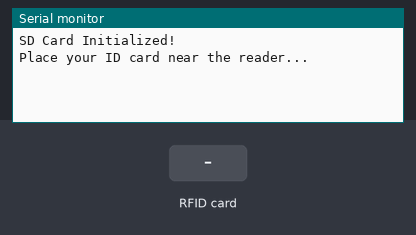
The sketch below on a simulated Arduino Uno, built with avr-gcc and run on an emulated ATmega328P. Shown: the last lines printed to the serial monitor. Inputs (shaded band) come from the test bench. Storage starts empty.

Above: at 1.2 s.
1.3 s: RFID card 5E 7A 19 C4 held to the reader
At 2.3 s:
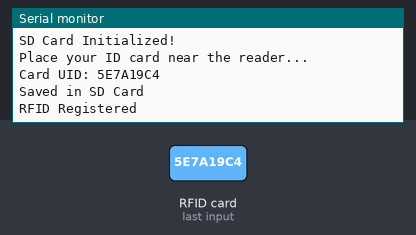
2.8 s: RFID card 5E 7A 19 C4 held to the reader
At 3.9 s:
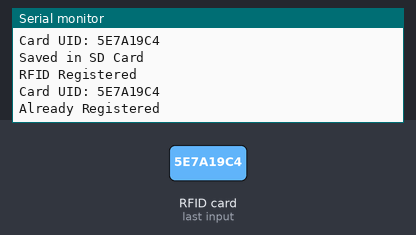

Measured:
- after the input at 1.3 s, the serial monitor: prints a new line at once (image 1)
- after the input at 2.8 s, the serial monitor: prints a new line after 0.05 s (image 2)

The sketch:

Code.ino
```cpp
#include <SPI.h>
#include <MFRC522.h>
#include <SD.h>

#define RST_PIN 9      // Reset pin for RFID
#define SS_PIN 10      // SS pin for RFID
#define SD_CS 4        // Chip select for SD card

MFRC522 rfid(SS_PIN, RST_PIN);  // Create RFID instance
String uid = "";

void setup() {
  Serial.begin(9600);
  SPI.begin();
  rfid.PCD_Init();

  if (!SD.begin(SD_CS)) {
    Serial.println("SD Card initialization failed!");
    return;
  }
  Serial.println("SD Card Initialized!");

  Serial.println("Place your ID card near the reader...");
}

void loop() {
  if (!rfid.PICC_IsNewCardPresent()) {
    return;  // No card detected
  }

  if (!rfid.PICC_ReadCardSerial()) {
    return;  // Unable to read card
  }

  // Get UID in HEX format
  uid = "";
  for (byte i = 0; i < rfid.uid.size; i++) {
    uid += String(rfid.uid.uidByte[i], HEX);
  }
  uid.toUpperCase();

  Serial.print("Card UID: ");
  Serial.println(uid);

  // Check if UID already registered
  if (isRegistered(uid)) {
    Serial.println("Already Registered");
  } else {
    registerRFID(uid);
    Serial.println("RFID Registered");
  }

  // Stop encryption
  rfid.PICC_HaltA();
  rfid.PCD_StopCrypto1();
}

bool isRegistered(String code) {
  File file = SD.open("rfid.txt");
  if (file) {
    while (file.available()) {
      String line = file.readStringUntil('\n');
      line.trim();
      if (line == code) {
        file.close();
        return true;
      }
    }
    file.close();
  }
  return false;
}

void registerRFID(String code) {
  File file = SD.open("rfid.txt", FILE_WRITE);
  if (file) {
    file.println(code);
    file.close();
    Serial.println("Saved in SD Card");
  } else {
    Serial.println("Error saving RFID to SD Card");
  }
}
```
